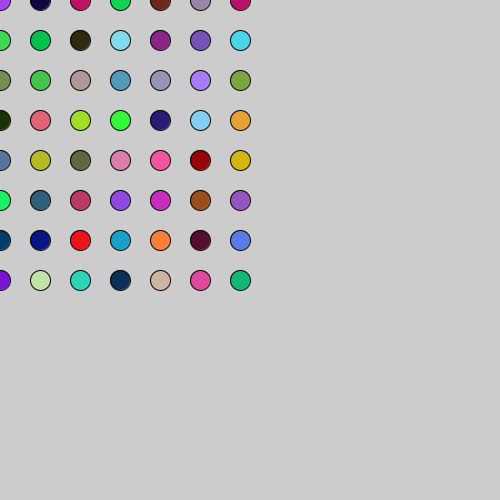
Frame 1 (no input)
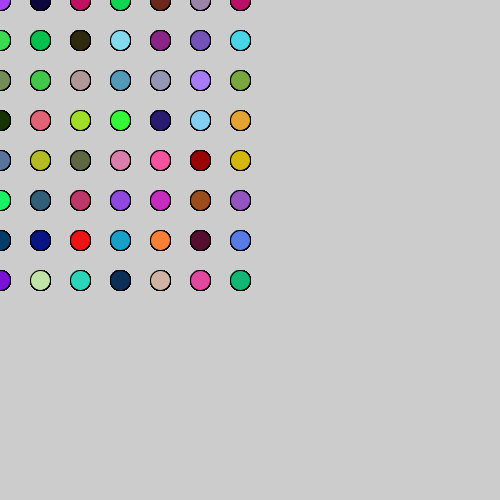
Frame 60 (the mouse pressed at the canvas centre just before this capture)
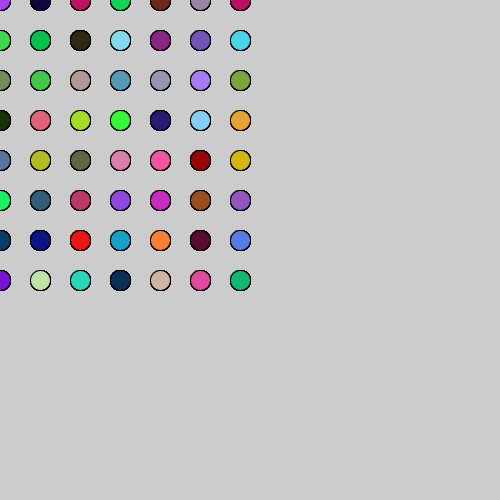
Frame 120 (the mouse held since frame 60 and released just before this capture)

The Processing sketch that drew these frames (run headless with seeded random() and noise(); from frame 60 on, the mouse is pressed at the canvas centre):

// Processing sketch: matriz_de_colores
// ── matriz_de_colores.pde
int nCols = 7;
int nFilas = 8;

color [][] misColores = new color [nCols][nFilas];

void setup(){
  smooth();
  size(500,500);
  for(int i=0;i<nCols;i++){
   for(int j=0;j<nFilas;j++){
    misColores[i][j]= color(random(255), random(255), random(255));    
   } 
  } 
}

void draw(){
  for(int i=0;i<nCols;i++){
   for(int j=0;j<nFilas;j++){
      fill(misColores[i][j]);
      ellipse(i*40,j*40,20,20);
   } 
  }
}
